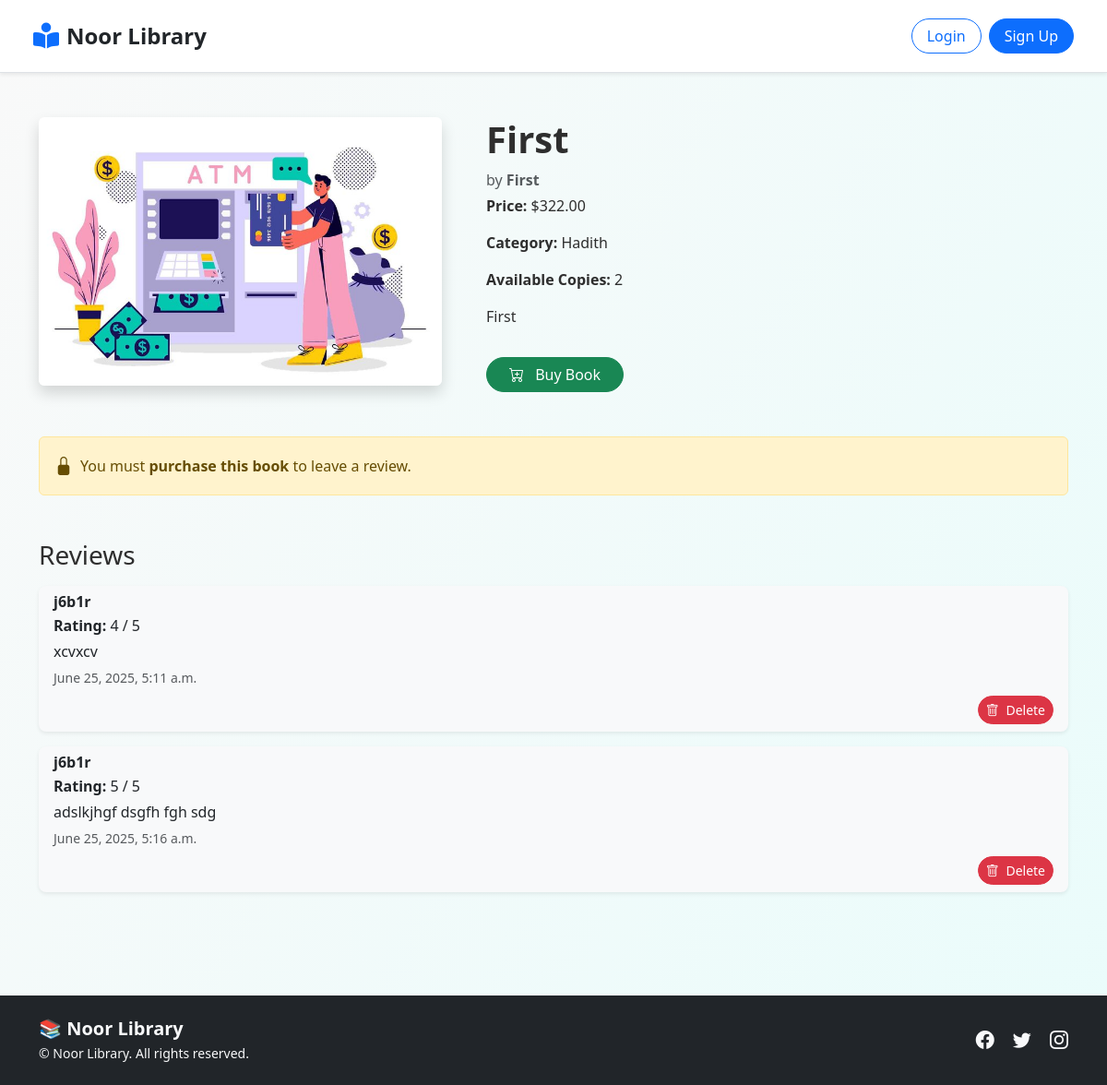
The page /book-details/3/ on the database as committed earlier.
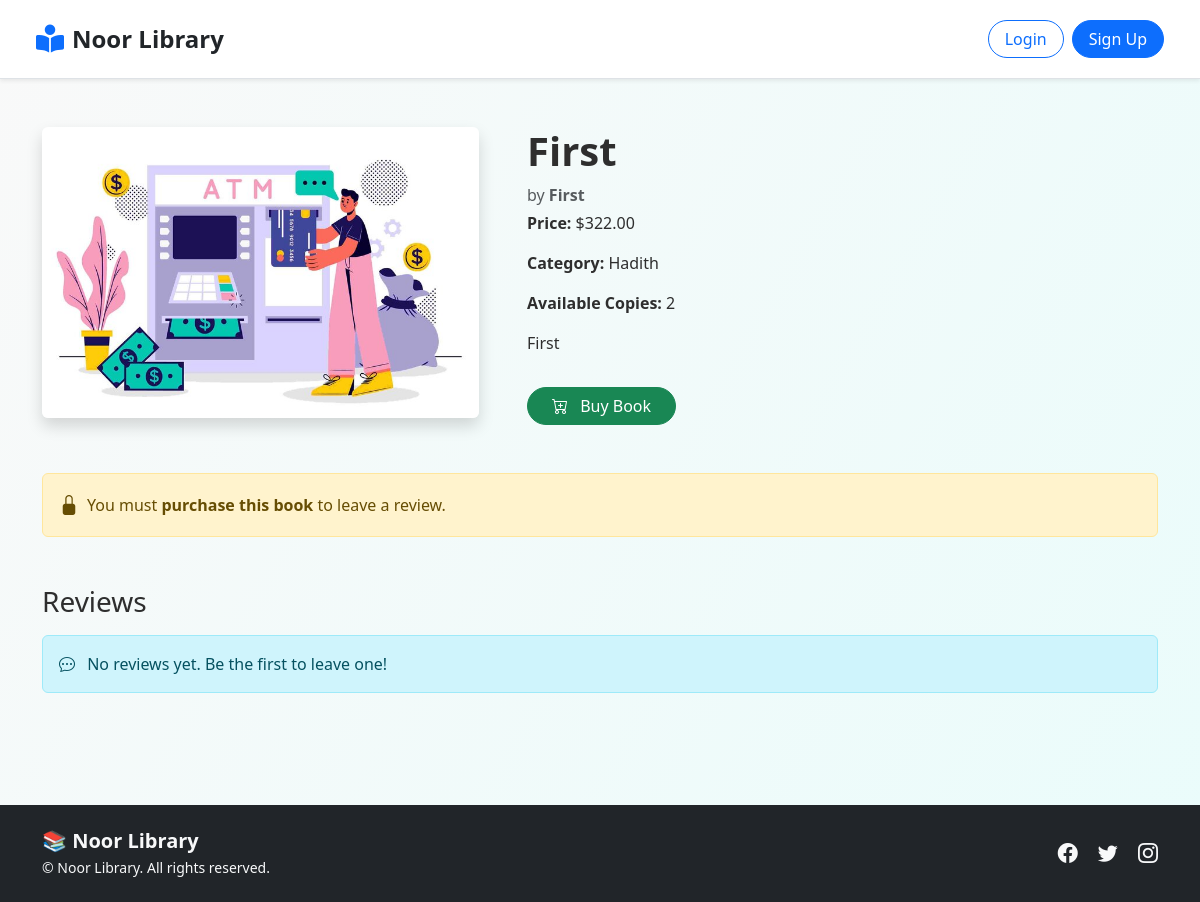
The same page on the database as committed later.
### Book/models.py (models this page shows, shortened)
class ReviewBook(models.Model):
    book = models.ForeignKey(Book, on_delete=models.CASCADE, related_name="reviews")
    user = models.ForeignKey(User, on_delete=models.CASCADE, related_name="user_reviews")
    rating = models.PositiveIntegerField()
    comment = models.TextField(blank=True, null=True)
    created_at = models.DateTimeField(auto_now_add=True)

### Book/views.py (the view, shortened to what this page needs)
# urls.py: path("book-details/<int:id>/", BookDetailView.as_view(), name="book_detail"),
class BookDetailView(DetailView):
    model = Book
    template_name = "book/book_detail.html"
    pk_url_kwarg = "id"
    def get_context_data(self, **kwargs):
        context = super().get_context_data(**kwargs)
        book = self.get_object()
        user = self.request.user
        context["reviews"] = self.object.reviews.all()
        context["form"] = ReviewBookForm()
        if user.is_authenticated:
            has_purchased = Purchase.objects.filter(user=user, book=book).exists()
            has_reviewed = ReviewBook.objects.filter(user=user, book=book).exists()
            context["can_review"] = has_purchased and not has_reviewed
            context["has_reviewed"] = has_reviewed
            if has_purchased:
                context["purchased"] = True
            else:
                context["purchased"] = False
        else:
            context["can_review"] = False
            context["has_reviewed"] = False
        return context

### Book/templates/book/book_detail.html (shortened to what this page needs)
{% extends "base.html" %}
{% load crispy_forms_tags %}
{% load static %}
{% block content %}
<div class="container py-5">
  {% if book %}
  <div class="row g-5 align-items-start">
    {% if book.cover_image %}
    <div class="col-md-5">
      <img src="{{ book.cover_image.url }}" alt="{{ book.title }}"
           class="img-fluid rounded shadow" style="object-fit: cover; max-height: 500px;" />
    </div>
    {% endif %}
    <div class="col-md-7">
      <h1 class="fw-bold">{{ book.title }}</h1>
      <p class="text-muted mb-1">by <strong>{{ book.author }}</strong></p>
      <p><strong>Price:</strong> ${{ book.price }}</p>
      <p><strong>Category:</strong> {{ book.category.name }}</p>
      <p><strong>Available Copies:</strong> {{ book.available_copies }}</p>
      <p class="mt-3">{{ book.description }}</p>
      {% if purchased %}
      <button class="btn btn-outline-success mt-3 rounded-pill px-4" disabled>
        <i class="bi bi-check-circle-fill me-2"></i> Purchased
      </button>
      {% else %}
      <form method="post" action="{% url 'buy_book' book.id %}" autocomplete="off">
        <button type="submit" class="btn btn-success mt-3 rounded-pill px-4">
          <i class="bi bi-cart-plus me-2"></i> Buy Book
        </button>
      </form>
      {% endif %}
    </div>
  </div>
  {% if can_review %}
  <div class="mt-5">
    <h3 class="mb-3">Leave a Review</h3>
    <form method="post" autocomplete="off">
      {% csrf_token %}
      <div class="card p-4 bg-light shadow-sm border-0 rounded-4">
        {{ form|crispy }}
        <div class="text-end">
          <button type="submit" class="btn btn-primary rounded-pill px-4 mt-2">
            <i class="bi bi-send me-1"></i> Submit Review
          </button>
        </div>
      </div>
    </form>
  </div>
  {% elif not has_reviewed %}
  <div class="alert alert-warning mt-5 d-flex align-items-center">
    <i class="bi bi-lock-fill me-2 fs-5"></i>
    <div>You must <strong>purchase this book</strong> to leave a review.</div>
  </div>
  {% endif %}
  <div class="mt-5">
    <h3 class="mb-3">Reviews</h3>
    {% if reviews %}
    <div class="list-group">
      {% for review in reviews %}
      <div class="list-group-item bg-light border-0 shadow-sm rounded-3 mb-3">
        <h6 class="fw-semibold mb-1">{{ review.user.username }}</h6>
        <p class="mb-1"><strong>Rating:</strong> {{ review.rating }} / 5</p>
        <p class="mb-1">{{ review.comment }}</p>
        <small class="text-muted">{{ review.created_at|date:"F j, Y, g:i a" }}</small>
        <div class="text-end mt-2">
          <a href="{% url 'delete_review' review.id %}" class="btn btn-danger btn-sm rounded-pill">
            <i class="bi bi-trash me-1"></i> Delete
          </a>
        </div>
      </div>
      {% endfor %}
    </div>
    {% else %}
    <div class="alert alert-info">
      <i class="bi bi-chat-dots me-2"></i> No reviews yet. Be the first to leave one!
    </div>
    {% endif %}
  </div>
  {% endif %}
</div>
{% endblock %}

Rows that differ between the two databases and show on the page:
removed ReviewBook: user.username "j6b1r", rating "4", comment "xcvxcv", created_at "June 25, 2025, 5:11 a.m."
removed ReviewBook: user.username "j6b1r", rating "5", comment "adslkjhgf dsgfh fgh sdg", created_at "June 25, 2025, 5:16 a.m."
Other text that changed with them:
text now shown: "No reviews yet. Be the first to leave one!"
